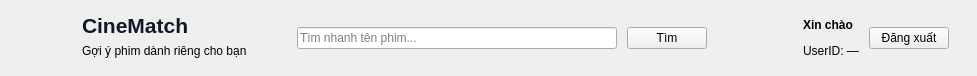
     <widget class="QFrame" name="frameHeader">
      <property name="minimumSize">
       <size>
        <width>0</width>
        <height>76</height>
       </size>
      </property>
      <property name="maximumSize">
       <size>
        <width>16777215</width>
        <height>76</height>
       </size>
      </property>
      <layout class="QHBoxLayout" name="horizontalLayoutHeader">
       <property name="spacing">
        <number>10</number>
       </property>
       <property name="leftMargin">
        <number>28</number>
       </property>
       <property name="topMargin">
        <number>12</number>
       </property>
       <property name="rightMargin">
        <number>28</number>
       </property>
       <property name="bottomMargin">
        <number>12</number>
       </property>
       <item>
        <widget class="QLabel" name="labelLogo">
         <property name="minimumSize">
          <size>
           <width>44</width>
           <height>44</height>
          </size>
         </property>
         <property name="maximumSize">
          <size>
           <width>44</width>
           <height>44</height>
          </size>
         </property>
         <property name="text">
          <string/>
         </property>
         <property name="pixmap">
          <pixmap>../images/ic_logo.png</pixmap>
         </property>
         <property name="scaledContents">
          <bool>true</bool>
         </property>
        </widget>
       </item>
       <item>
        <layout class="QVBoxLayout" name="verticalLayoutBrand">
         <property name="spacing">
          <number>0</number>
         </property>
         <property name="leftMargin">
          <number>0</number>
         </property>
         <property name="topMargin">
          <number>0</number>
         </property>
         <property name="rightMargin">
          <number>0</number>
         </property>
         <property name="bottomMargin">
          <number>0</number>
         </property>
         <item>
          <widget class="QLabel" name="labelAppTitle">
           <property name="text">
            <string>CineMatch</string>
           </property>
           <property name="styleSheet">
            <string notr="true">font-size: 16pt; font-weight: 800; color: #111827;</string>
           </property>
          </widget>
         </item>
         <item>
          <widget class="QLabel" name="labelAppSub">
           <property name="text">
            <string>Gợi ý phim dành riêng cho bạn</string>
           </property>
           <property name="role" stdset="0">
            <string notr="true">muted</string>
           </property>
          </widget>
         </item>
        </layout>
       </item>
       <item>
        <spacer name="horizontalSpacer">
         <property name="orientation">
          <enum>Qt::Horizontal</enum>
         </property>
         <property name="sizeHint" stdset="0">
          <size>
           <width>40</width>
           <height>20</height>
          </size>
         </property>
        </spacer>
       </item>
       <item>
        <widget class="QLineEdit" name="lineEditQuickSearch">
         <property name="placeholderText">
          <string>Tìm nhanh tên phim...</string>
         </property>
         <property name="minimumSize">
          <size>
           <width>320</width>
           <height>0</height>
          </size>
         </property>
        </widget>
       </item>
       <item>
        <widget class="QPushButton" name="pushButtonQuickSearch">
         <property name="text">
          <string>Tìm</string>
         </property>
         <property name="cursor">
          <cursorShape>PointingHandCursor</cursorShape>
         </property>
         <property name="icon">
          <iconset>
           <normaloff>../images/ic_search.png</normaloff>
           ../images/ic_search.png
          </iconset>
         </property>
         <property name="iconSize">
          <size>
           <width>20</width>
           <height>20</height>
          </size>
         </property>
        </widget>
       </item>
       <item>
        <spacer name="horizontalSpacer_2">
         <property name="orientation">
          <enum>Qt::Horizontal</enum>
         </property>
         <property name="sizeHint" stdset="0">
          <size>
           <width>40</width>
           <height>20</height>
          </size>
         </property>
        </spacer>
       </item>
       <item>
        <widget class="QLabel" name="labelAvatar">
         <property name="minimumSize">
          <size>
           <width>36</width>
           <height>36</height>
          </size>
         </property>
         <property name="maximumSize">
          <size>
           <width>36</width>
           <height>36</height>
          </size>
         </property>
         <property name="text">
          <string/>
         </property>
         <property name="pixmap">
          <pixmap>../images/ic_avatar_dark.png</pixmap>
         </property>
         <property name="scaledContents">
          <bool>true</bool>
         </property>
        </widget>
       </item>
       <item>
        <layout class="QVBoxLayout" name="verticalLayoutWelcome">
         <property name="spacing">
          <number>0</number>
         </property>
         <property name="leftMargin">
          <number>0</number>
         </property>
         <property name="topMargin">
          <number>0</number>
         </property>
         <property name="rightMargin">
          <number>0</number>
         </property>
         <property name="bottomMargin">
          <number>0</number>
         </property>
         <item>
          <widget class="QLabel" name="labelWelcome">
           <property name="text">
            <string>Xin chào</string>
           </property>
           <property name="styleSheet">
            <string notr="true">font-weight: 700;</string>
           </property>
          </widget>
         </item>
         <item>
          <widget class="QLabel" name="labelUserId">
           <property name="text">
            <string>UserID: —</string>
           </property>
           <property name="role" stdset="0">
            <string notr="true">muted</string>
           </property>
          </widget>
         </item>
        </layout>
       </item>
       <item>
        <widget class="QPushButton" name="pushButtonLogout">
         <property name="text">
          <string>Đăng xuất</string>
         </property>
         <property name="cursor">
          <cursorShape>PointingHandCursor</cursorShape>
         </property>
         <property name="icon">
          <iconset>
           <normaloff>../images/ic_logout_blue.png</normaloff>
           ../images/ic_logout_blue.png
          </iconset>
         </property>
         <property name="iconSize">
          <size>
           <width>18</width>
           <height>18</height>
          </size>
         </property>
         <property name="secondary" stdset="0">
          <bool>true</bool>
         </property>
        </widget>
       </item>
      </layout>
     </widget>
